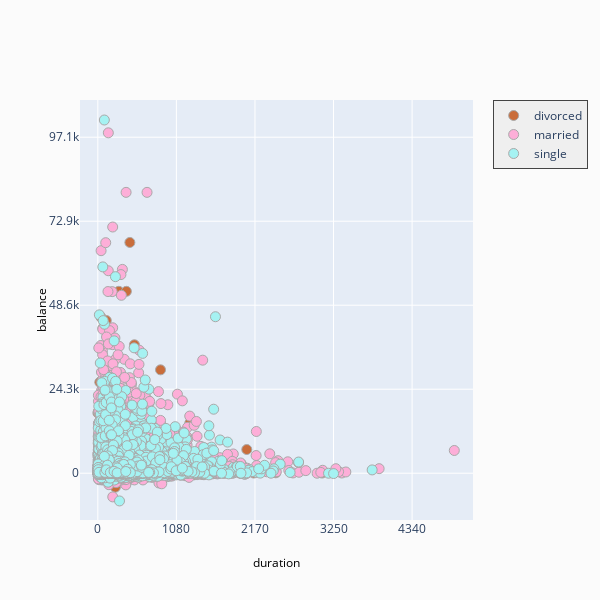

Source (notebook cell):
### Markdown cell above
7244 people has personal loan

### Code cell
fig = ff.create_facet_grid(
    df,
    x='duration',
    y='balance',
    color_name='marital',
    show_boxes=False,
    marker={'size': 10, 'opacity': 1.0},
    colormap={'single': 'rgb(165, 242, 242)', 'married': 'rgb(253, 174, 216)', 'divorced': 'rgba(201, 109, 59, 0.82)'}
)

iplot(fig, filename='facet - custom colormap')

### Figure 1 — Plotly figure (JSON) as saved in the notebook; plotly's stock layout.template omitted (floating-point values rounded to 4 significant figures; data arrays with more than 128 entries replaced by an {"elided": "..."} marker saying what was removed)
{"data": [{"marker": {"color": "rgb(201, 109, 59)", "line": {"color": "darkgrey", "width": 1}, "opacity": 1, "size": 10}, "mode": "markers", "name": "divorced", "type": "scatter", "x": {"elided": "5207 int values"}, "xaxis": "x", "y": {"elided": "5207 int values"}, "yaxis": "y"}, {"marker": {"color": "rgb(253, 174, 216)", "line": {"color": "darkgrey", "width": 1}, "opacity": 1, "size": 10}, "mode": "markers", "name": "married", "type": "scatter", "x": {"elided": "27214 int values"}, "xaxis": "x", "y": {"elided": "27214 int values"}, "yaxis": "y"}, {"marker": {"color": "rgb(165, 242, 242)", "line": {"color": "darkgrey", "width": 1}, "opacity": 1, "size": 10}, "mode": "markers", "name": "single", "type": "scatter", "x": {"elided": "12790 int values"}, "xaxis": "x", "y": {"elided": "12790 int values"}, "yaxis": "y"}], "layout": {"annotations": [{"font": {"color": "#000000", "size": 12}, "showarrow": false, "text": "duration", "textangle": 0, "x": 0.5, "xanchor": "center", "xref": "paper", "y": -0.1, "yanchor": "middle", "yref": "paper"}, {"font": {"color": "#000000", "size": 12}, "showarrow": false, "text": "balance", "textangle": -90, "x": -0.1, "xanchor": "center", "xref": "paper", "y": 0.5, "yanchor": "middle", "yref": "paper"}], "height": 600, "legend": {"bgcolor": "#efefef", "borderwidth": 1, "x": 1.05, "y": 1, "yanchor": "top"}, "paper_bgcolor": "rgb(251, 251, 251)", "showlegend": true, "title": {"text": ""}, "width": 600, "xaxis": {"anchor": "y", "domain": [0, 1], "dtick": 1084, "range": [-245.9, 5176.0], "ticklen": 0, "zeroline": false}, "yaxis": {"anchor": "x", "domain": [0, 1], "dtick": 24287, "range": [-13530.0, 107900.0], "ticklen": 0, "zeroline": false}}}
